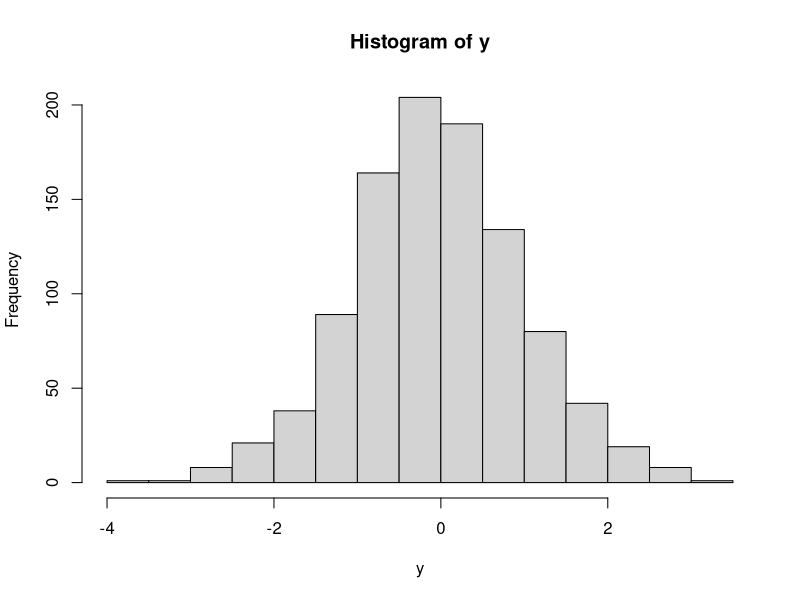
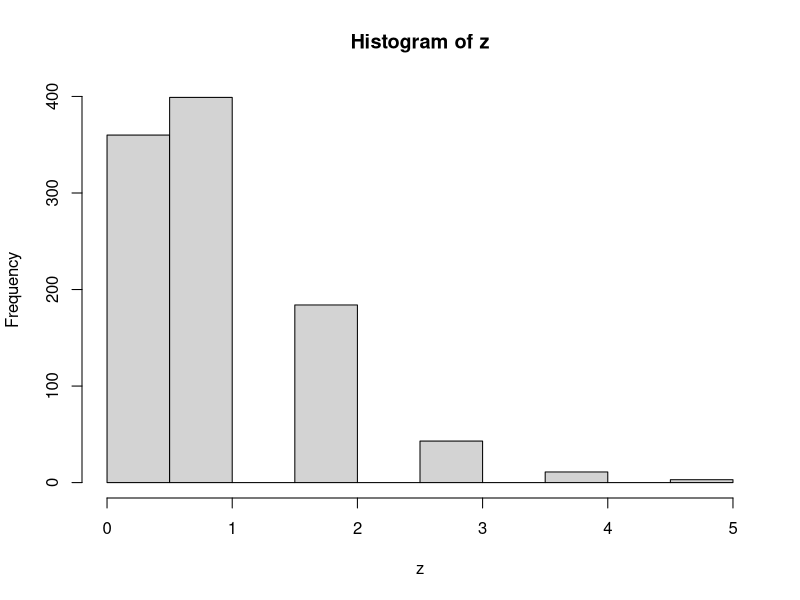

Here is the R script that generated these plots, in order: (Note: this script raises an error after producing the figures.)
#### RLadies - comparing means using t tests

### required packages
install.packages("car")
library(car)


### load datasets
### load(file path)
### if you don't know the file path, file -> open then yes you want to load it into the global environment




##### parametric assumptions

### 1. data are independent => to do with research design 
### 2. scale level data - on a numerical scale interval or ratio e.g. temperature or height
### 3. normality - distribution of data is similar to normal/gaussian - can be tested 
### 4. homogeniety of variances - data from different groups have a similar variance


##### normality 
#### example of normal distribution (Gaussian)
y<-rnorm(1000)  ## creates a normally distributed dataset, which will be different each time
h<-hist(y)      ## creates a histogram of the normally distributed data, should see the clear 'bell'-shaped curve

#### example of skewed distrbution (Poisson)
z<-rpois(1000,lambda = 1)   ## creates a non-normally distributed dataset (poisson distribution), which will be different each time
hist(z)                     ## creates a histogram of the non-normally distributed data, no bell shaped curve indicating non-normal



#### Comparing blood pressure before and after relaxation intervention - Paired t test
### Hypothesis - blood pressure will be lower after the relaxation intervention

##View the dataset
View(blood_pressure)

##Observe normality for each column using a histogram
## hist(dataset$column name)
hist(blood_pressure$Pre_BP)
hist(blood_pressure$Post_BP)

#### statistical test for normality 
## shapiro-wilk test for data with <50 cases
## shapiro.test(variable)
shapiro.test(blood_pressure$Pre_BP)
shapiro.test(blood_pressure$Post_BP)

#### paired t test 
## t.test(first variable, second variable, paired=TRUE)
## look for p<0.05 
t.test(blood_pressure$Pre_BP,blood_pressure$Post_BP,paired=TRUE)

## Look at means to confirm
## colMeans(dataset)
colMeans(blood_pressure)


###graph to compare means
library(tidyverse) ## need to adjust the dataset to use ggplot2 
BP<-gather(blood_pressure,"Time","BP",Pre_BP:Post_BP) ## first column now indicates pre/post, second column is blood pressure value
ymin<-c(rep((157.857142857143-8.48398620802875),14),rep((139.642857142857-13.7930146359399),14)) ## mean - standard deviation, for pre and post for error bars 
ymax<-c(rep((157.857142857143+8.48398620802875),14),rep((139.642857142857+13.7930146359399),14)) ## mean + standard deviation
BP<-cbind(BP,ymin,ymax) 
library(ggplot2)      ## graph creating package 
ggplot(BP)+           ### creates bar chart showing means and error bars 
  geom_col(aes(x=Time, y=(BP/14)),fill="skyblue", alpha=0.7)+
  geom_errorbar( aes(x=Time, ymin=ymin, ymax=ymax), width=0.4, colour="orange", alpha=0.9, size=1.3)+
  ylab("Blood Pressure") 



#### Unpaired t test
#### Comparing mean record sales between 2 genres
View(record_sales)

# histograms on top of each other to show variance and normality
hist(record_sales$sales[record_sales$genre=="metal"],col="purple",xlim=c(0,100))
hist(record_sales$sales[record_sales$genre=="reggae"],col="blue",add=TRUE)

#### statistical test for normality 
shapiro.test(record_sales$sales[record_sales$genre=="metal"])
shapiro.test(record_sales$sales[record_sales$genre=="reggae"])

#### statistical test for homogeneity of variance
## leveneTest(dependent variable, grouping variable, center = mean)
## if normality test is significant use center = median
leveneTest(record_sales$sales,record_sales$genre,center = mean)

#### between groups
#### data should have 2 columns, grouping variable and data set
## t.test(first variable, second variable, paired=FALSE, var.equal=TRUE)
# if levene's test is significant, use var.equal=FALSE (this is the default)
t.test(record_sales$sales~record_sales$genre,paired=FALSE,var.equal=TRUE)


###graph to compare means
ymin<-c(rep(mean(record_sales$sales[1:20])-sd(record_sales$sales[1:20]),20),rep(mean(record_sales$sales[21:40])-sd(record_sales$sales[21:40]),20)) ## mean - standard deviation, for pre and post for error bars 
ymax<-c(rep(mean(record_sales$sales[1:20])+sd(record_sales$sales[1:20]),20),rep(mean(record_sales$sales[21:40])+sd(record_sales$sales[21:40]),20)) ## mean - standard deviation, for pre and post for error bars 
RS<-cbind(record_sales,ymin,ymax) 
library(ggplot2)      ## graph creating package 
ggplot(RS)+           ### creates bar chart showing means and error bars 
  geom_col(aes(x=genre, y=(sales/20)),fill="skyblue", alpha=0.7)+
  geom_errorbar( aes(x=genre, ymin=ymin, ymax=ymax), width=0.4, colour="orange", alpha=0.9, size=1.3)+
  ylab("Mean Sales") 




